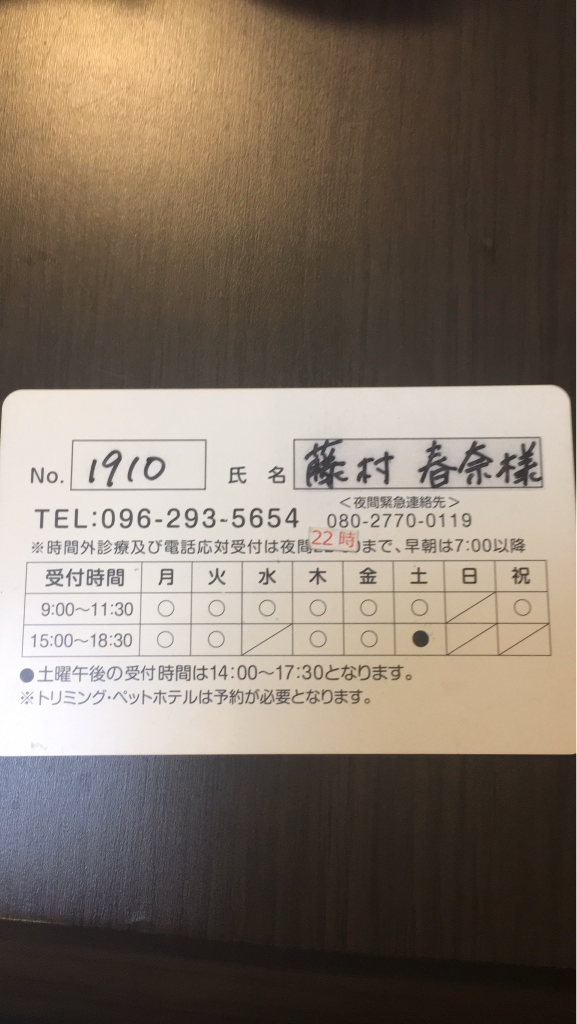
#> input picture test.jpg, 1153 x 2048 px (shown at 1/2 size)
$ python -i ocr_reader.py   (imports and definitions only)
#> lines starting #> are read from the running program, lines starting #| are printed output that depends on the picture
#> further down, picture is the input picture: shape (2048, 1153, 3); mean B, G, R 101.7, 114.3, 127
import cv2
import copy
import numpy as np
import math
import re
import sys
import argparse
import string
from copy import deepcopy


class DetResizeForTest(object):
    def __init__(self, **kwargs):
        super(DetResizeForTest, self).__init__()
        self.resize_type = 0
        if 'image_shape' in kwargs:
            self.image_shape = kwargs['image_shape']
            self.resize_type = 1
        elif 'limit_side_len' in kwargs:
            self.limit_side_len = kwargs['limit_side_len']
            self.limit_type = kwargs.get('limit_type', 'min')
        elif 'resize_short' in kwargs:
            self.limit_side_len = 736
            self.limit_type = 'min'
        else:
            self.resize_type = 2
            self.resize_long = kwargs.get('resize_long', 960)

    def __call__(self, data):
        img = deepcopy(data)
        src_h, src_w, _ = img.shape
#> src_h = 2048; src_w = 1153

        if self.resize_type == 0:
            img, [ratio_h, ratio_w] = self.resize_image_type0(img)
        elif self.resize_type == 2:
            img, [ratio_h, ratio_w] = self.resize_image_type2(img)
        else:
            img, [ratio_h, ratio_w] = self.resize_image_type1(img)

        return img

    # [53 lines left out: functions resize_image_type1, resize_image_type0, not called in this run]

    def resize_image_type2(self, img):
        h, w, _ = img.shape
#> h = 2048; w = 1153

        resize_w = w
#> resize_w = 1153
        resize_h = h
#> resize_h = 2048

        # Fix the longer side
        if resize_h > resize_w:
            ratio = float(self.resize_long) / resize_h
#> ratio = 0.469
        else:
            ratio = float(self.resize_long) / resize_w

        resize_h = int(resize_h * ratio)
#> resize_h = 960
        resize_w = int(resize_w * ratio)
#> resize_w = 540

        max_stride = 128
        resize_h = (resize_h + max_stride - 1) // max_stride * max_stride
#> resize_h = 1024
        resize_w = (resize_w + max_stride - 1) // max_stride * max_stride
#> resize_w = 640
        img = cv2.resize(img, (int(resize_w), int(resize_h)))
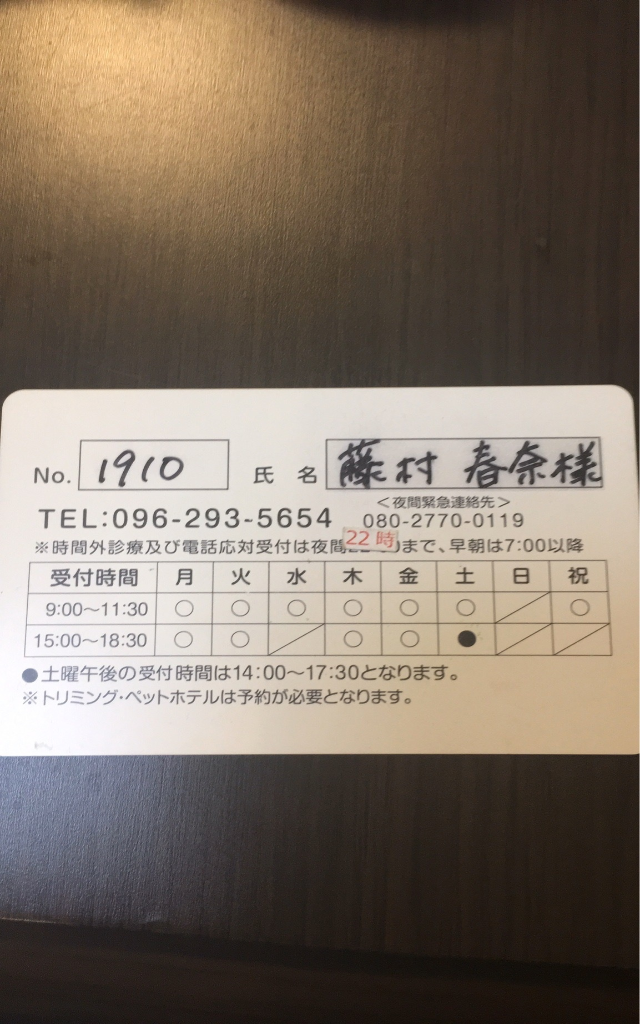
#> img: shape (1024, 640, 3); mean of channels 0, 1, 2 101.6, 114.3, 127; drawn as B, G, R
        ratio_h = resize_h / float(h)
#> ratio_h = 0.5
        ratio_w = resize_w / float(w)
#> ratio_w = 0.555

        return img, [ratio_h, ratio_w]

>>> import cv2
>>> picture = cv2.imread('../test.jpg')
>>> result = DetResizeForTest()(picture)
#> in __call__, `img, [ratio_h, ratio_w] = self.resize_image_type2(img)`: ratio_h = 0.5; ratio_w = 0.555
